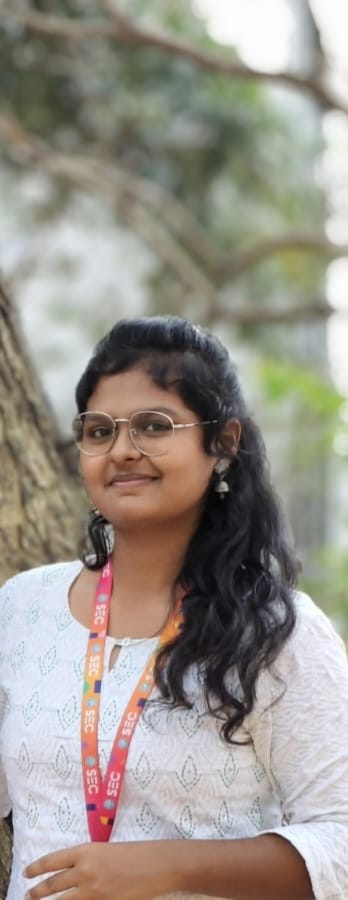
#> input picture madhu.jpeg, 348 x 900 px
$ jupyter execute ex1_madhu.ipynb
#> lines starting #> are read from the running program, lines starting #| are printed output that depends on the picture; after the words box and inside, x2 and y2 are one past the last pixel; in counts of white or black regions, pixels touching at a corner belong together
Step1:
Load an image from your local directory and display it.

### EXP-1-Image-Handling-and-Pixel-Transformations-Using-OpenCV

### Name: MadhuPriya R

### Reg.No.:212224040177

[cell 1]
import cv2
import matplotlib.pyplot as plt

[cell 2]
# Read the image using OpenCV
img = cv2.imread('madhu.jpeg', cv2.IMREAD_COLOR)
#> img is the input picture: shape (900, 348, 3); mean B, G, R 138.5, 147.2, 153.4

[cell 3]
# Convert BGR (OpenCV's default) to RGB (Matplotlib's expected color order)
img_rgb = cv2.cvtColor(img, cv2.COLOR_BGR2RGB)

[cell 4]
# Display the image using Matplotlib
plt.imshow(img_rgb, cmap='viridis')  # You can change 'viridis' to another cmap or use None for RGB images
plt.title("Original Image")
plt.axis('off')  # Removes axis ticks and labels
plt.show()

[cell 5]
# Load the image
image = cv2.imread('madhu.jpeg')

[cell 6]
# Convert BGR (OpenCV's default) to RGB (Matplotlib's expected color order)
img_rgb = cv2.cvtColor(img, cv2.COLOR_BGR2RGB)

[cell 7]
img_rgb.shape
#> Out = (900, 348, 3)

[cell 8]
# Draw a line from top-left to bottom-right
line_img = cv2.line(img_rgb, (0, 0), (768, 600), (255, 0, 0), 2) # cv2.line(image, start_point, end_point, color, thickness)

[cell 9]
plt.imshow(line_img, cmap='viridis')
plt.title("Image with Line")
plt.axis('off')
plt.show()

[cell 10]
# Load the image
image = cv2.imread('madhu.jpeg')

# Convert BGR (OpenCV's default) to RGB (Matplotlib's expected color order)
img_rgb = cv2.cvtColor(img, cv2.COLOR_BGR2RGB)

[cell 11]
img_rgb.shape
#> Out = (900, 348, 3)

[cell 12]
circle_img = cv2.circle(img_rgb,(400,300),150,(255,0,0),10) # cv2.circle(image, center, radius, color, thickness)

[cell 13]
plt.imshow(circle_img, cmap='viridis')
plt.title("Image with Circle")
plt.axis('off')
plt.show()

[cell 14]
# Load the image
image = cv2.imread('madhu.jpeg')

# Convert BGR (OpenCV's default) to RGB (Matplotlib's expected color order)
img_rgb = cv2.cvtColor(img, cv2.COLOR_BGR2RGB)

[cell 15]
img.shape
#> Out = (900, 348, 3)

[cell 16]
# Draw a rectangle around the Whole image
rectangle_img = cv2.rectangle(img_rgb, (0, 0), (768, 600), (0, 0, 255), 10)  # cv2.rectangle(image, start_point, end_point, color, thickness)
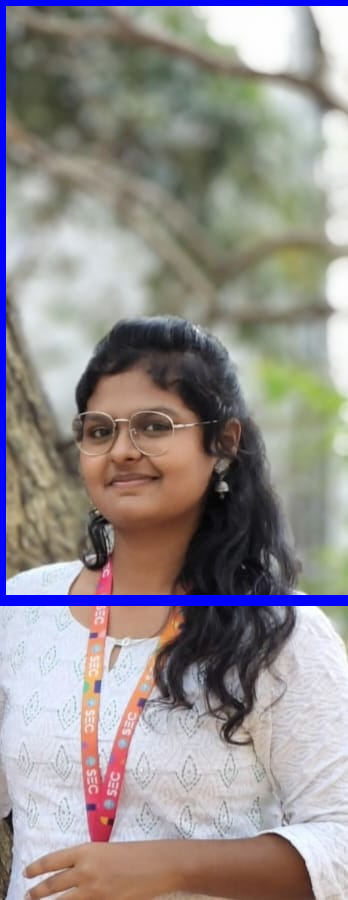
#> rectangle_img: shape (900, 348, 3); mean R, G, B 148.9, 142.9, 142.2

[cell 17]
plt.imshow(rectangle_img, cmap='viridis')
plt.title("Image with Rectangle")
plt.axis('off')
plt.show()

[cell 18]
# Load the image
image = cv2.imread('madhu.jpeg')

# Convert BGR (OpenCV's default) to RGB (Matplotlib's expected color order)
img_rgb = cv2.cvtColor(img, cv2.COLOR_BGR2RGB)

[cell 19]
# Add text to the image
text_img = cv2.putText(img_rgb, "OpenCV Drawing", (10, 30), cv2.FONT_HERSHEY_SIMPLEX, 1, (255, 255, 255), 10)  ## cv2.putText(image, text, position, font, font_scale, color, thickness)

[cell 20]
plt.imshow(text_img, cmap='viridis')
plt.title("Image with Text")
plt.axis('off')
plt.show()

[cell 21]
# Load the image
image = cv2.imread('madhu.jpeg')

[cell 22]
image_rgb = cv2.cvtColor(image, cv2.COLOR_BGR2RGB)

[cell 23]
# Original RGB Image
plt.imshow(image_rgb)
plt.title("Original RGB Image")
plt.axis("off")

[cell 24]
# Convert RGB to HSV
image_hsv = cv2.cvtColor(image_rgb, cv2.COLOR_RGB2HSV)
#> image_hsv: shape (900, 348, 3); mean H, S, V 60.7, 42.2, 158.6

[cell 25]
# HSV Image
plt.imshow(image_hsv)
plt.title("HSV Image")
plt.axis("off")

[cell 26]
# Convert RGB to GRAY
image_gray = cv2.cvtColor(image_rgb, cv2.COLOR_RGB2GRAY)
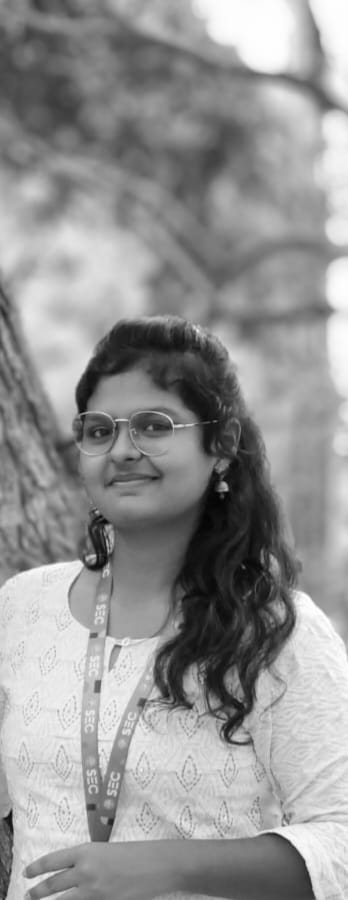
#> image_gray: shape (900, 348); min 3, max 255, mean 148.1

[cell 27]
# Grayscale Image
plt.imshow(image_gray, cmap='gray')
plt.title("Grayscale Image")
plt.axis("off")

[cell 28]
# Convert RGB to YCrCb
image_ycrcb = cv2.cvtColor(image_rgb, cv2.COLOR_RGB2YCrCb)
#> image_ycrcb: shape (900, 348, 3); mean of channels 0, 1, 2 148.1, 131.8, 122.6

[cell 29]
# YCrCb Image
plt.imshow(image_ycrcb)
plt.title("YCrCb Image")
plt.axis("off")

[cell 30]
# Convert HSV back to RGB
image_hsv_to_rgb = cv2.cvtColor(image_hsv, cv2.COLOR_HSV2RGB)

[cell 31]
plt.imshow(image_hsv_to_rgb)
plt.title("HSV to RGB Image")
plt.axis("off")

[cell 32]
# Modify a block of pixels (300x300) to white, starting from (200, 200)
image[200:500, 200:500] = [255, 255, 255]  # Rows: 200-499, Columns: 200-499
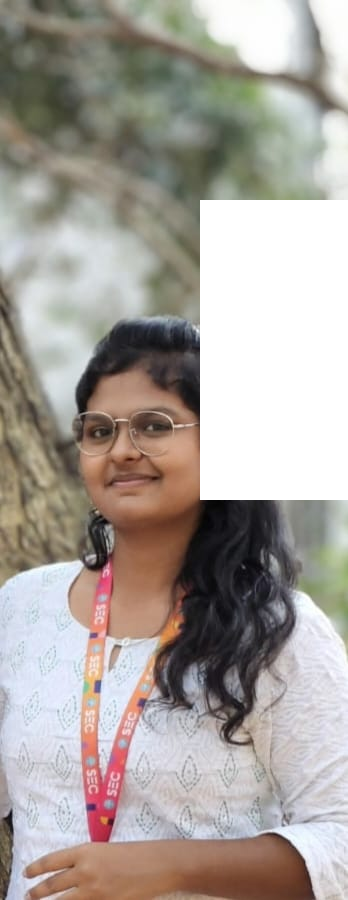
#> image: shape (900, 348, 3); 14.17% of pixels changed, all inside (x1, y1, x2, y2) = (200, 200, 348, 500)

[cell 33]
# Convert BGR to RGB for displaying with Matplotlib
image_rgb = cv2.cvtColor(image, cv2.COLOR_BGR2RGB)

[cell 34]
# Display the modified image
plt.imshow(image_rgb)
plt.title("Image with 300x300 White Block")
plt.axis("off")
plt.show()

[cell 35]
# Load the image
image = cv2.imread('madhu.jpeg')

[cell 36]
image.shape
#> Out = (900, 348, 3)

[cell 37]
# Resize the image to half its size
resized_image = cv2.resize(image, (768 // 2, 600 // 2))  # (new_width, new_height)
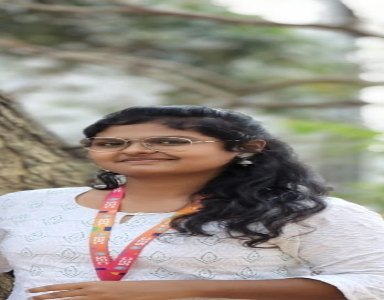
#> resized_image: shape (300, 384, 3); mean B, G, R 138.5, 147.2, 153.4

[cell 38]
# Convert BGR to RGB for displaying with Matplotlib
resized_image_rgb = cv2.cvtColor(resized_image, cv2.COLOR_BGR2RGB)

[cell 39]
resized_image_rgb.shape
#> Out = (300, 384, 3)

[cell 40]
# Display the resized image
plt.imshow(resized_image_rgb)
plt.title("Resized Image (Half Size)")
plt.axis("off")
plt.show()

[cell 41]
# Load the image
image = cv2.imread('madhu.jpeg')

[cell 42]
image.shape

[cell 43]
# Crop a 300x300 region starting from (50, 50)
roi = image[50:350, 50:350]  # Rows: 50-349, Columns: 50-349
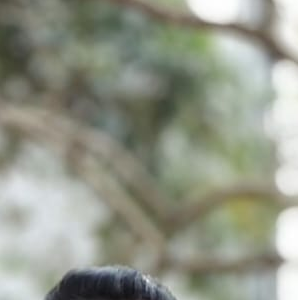
#> roi: shape (300, 298, 3); mean B, G, R 136.1, 149.9, 145.9

[cell 44]
# Convert BGR to RGB for displaying with Matplotlib
roi_rgb = cv2.cvtColor(roi, cv2.COLOR_BGR2RGB)

[cell 45]
# Display the cropped region (ROI)
plt.imshow(roi_rgb)
plt.title("Cropped Region of Interest (ROI)")
plt.axis("off")
plt.show()

[cell 46]
# Load the image
image = cv2.imread('madhu.jpeg')

[cell 47]
# Flip the image horizontally (left-right)
flipped_horizontally = cv2.flip(image, 1)
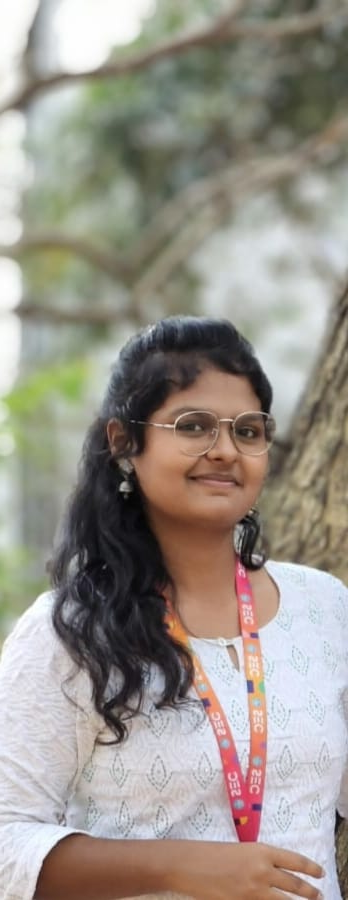
#> flipped_horizontally: shape (900, 348, 3); mean B, G, R 138.5, 147.2, 153.4

[cell 48]
# Convert BGR to RGB for displaying with Matplotlib
flipped_horizontally_rgb = cv2.cvtColor(flipped_horizontally, cv2.COLOR_BGR2RGB)

[cell 49]
# Horizontal flip
plt.imshow(flipped_horizontally_rgb)
plt.title("Flipped Horizontally")
plt.axis("off")

[cell 50]
# Flip the image vertically (up-down)
flipped_vertically = cv2.flip(image, 0)
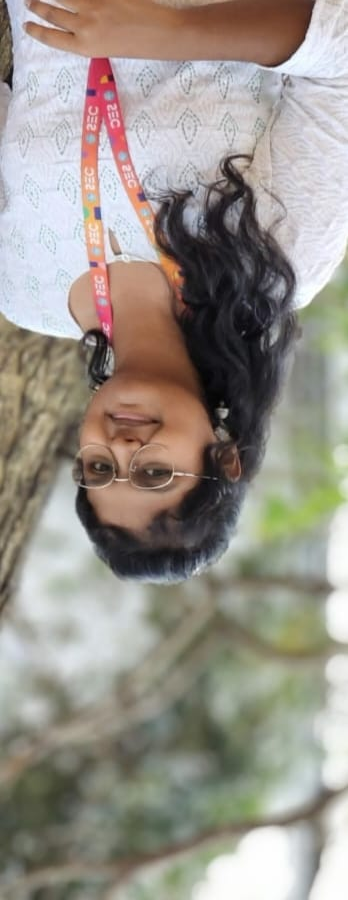
#> flipped_vertically: shape (900, 348, 3); mean B, G, R 138.5, 147.2, 153.4

[cell 51]
# Convert BGR to RGB for displaying with Matplotlib
flipped_vertically_rgb = cv2.cvtColor(flipped_vertically, cv2.COLOR_BGR2RGB)

[cell 52]
# Vertical flip
plt.imshow(flipped_vertically_rgb)
plt.title("Flipped Vertically")
plt.axis("off")

[cell 53]
print(type(img))
#| <class 'numpy.ndarray'>
print(img.shape if img is not None else "Image is None")
#| (900, 348, 3)
